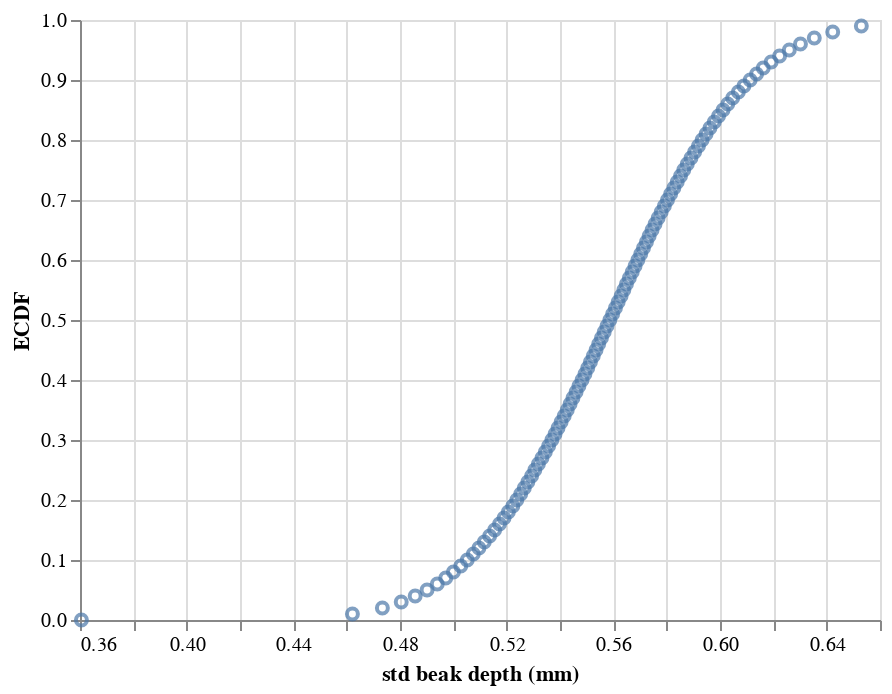

Notebook cell for this chart:
### Markdown cell above
## Bootstrap confidence interval of the standard deviation

We are not limited to computing bootstrap confidence intervals of the mean. We could compute bootstrap confidence intervals of any statistic, like the median, standard deviation, the standard deviation by the mean (coefficient of variation), whatever we like. Computing the confidence interval for the standard deviation is the same procedure as we have done; we just put `np.std` in for `np.mean`.

### Code cell
# Compute replicates
bs_reps_1975 = np.array([draw_bs_rep(bd_1975, func=np.std) for _ in range(n_reps)])
    
# Compute confidence interval
conf_int_1975 = np.percentile(bs_reps_1975, [2.5, 97.5])
print(conf_int_1975)

# Compute ECDF
x, y = bootcamp_utils.ecdf_vals(bs_reps_1975)

# Thinned set for plotting
df_ecdf = pd.DataFrame(data={'std beak depth (mm)': x[::1000],
                             'ECDF': y[::1000]})

# Make the plot
alt.Chart(df_ecdf
    ).mark_point(
    ).encode(
        x=alt.X('std beak depth (mm):Q', scale=alt.Scale(zero=False)),
        y='ECDF:Q')

### Figure 1 — Vega-Lite specification as saved in the notebook (floating-point values rounded to 4 significant figures)
{"$schema": "https://vega.github.io/schema/vega-lite/v2.4.3.json", "config": {"view": {"height": 300, "width": 400}}, "data": {"values": [{"ECDF": 1e-05, "std beak depth (mm)": 0.3605}, {"ECDF": 0.01001, "std beak depth (mm)": 0.4622}, {"ECDF": 0.02001, "std beak depth (mm)": 0.4734}, {"ECDF": 0.03001, "std beak depth (mm)": 0.4805}, {"ECDF": 0.04001, "std beak depth (mm)": 0.4857}, {"ECDF": 0.05001, "std beak depth (mm)": 0.4901}, {"ECDF": 0.06001, "std beak depth (mm)": 0.494}, {"ECDF": 0.07001, "std beak depth (mm)": 0.4972}, {"ECDF": 0.08001, "std beak depth (mm)": 0.5}, {"ECDF": 0.09001, "std beak depth (mm)": 0.5028}, {"ECDF": 0.1, "std beak depth (mm)": 0.5052}, {"ECDF": 0.11, "std beak depth (mm)": 0.5075}, {"ECDF": 0.12, "std beak depth (mm)": 0.5096}, {"ECDF": 0.13, "std beak depth (mm)": 0.5116}, {"ECDF": 0.14, "std beak depth (mm)": 0.5136}, {"ECDF": 0.15, "std beak depth (mm)": 0.5155}, {"ECDF": 0.16, "std beak depth (mm)": 0.5173}, {"ECDF": 0.17, "std beak depth (mm)": 0.519}, {"ECDF": 0.18, "std beak depth (mm)": 0.5206}, {"ECDF": 0.19, "std beak depth (mm)": 0.5223}, {"ECDF": 0.2, "std beak depth (mm)": 0.5238}, {"ECDF": 0.21, "std beak depth (mm)": 0.5253}, {"ECDF": 0.22, "std beak depth (mm)": 0.5266}, {"ECDF": 0.23, "std beak depth (mm)": 0.5279}, {"ECDF": 0.24, "std beak depth (mm)": 0.5293}, {"ECDF": 0.25, "std beak depth (mm)": 0.5306}, {"ECDF": 0.26, "std beak depth (mm)": 0.5319}, {"ECDF": 0.27, "std beak depth (mm)": 0.5332}, {"ECDF": 0.28, "std beak depth (mm)": 0.5345}, {"ECDF": 0.29, "std beak depth (mm)": 0.5357}, {"ECDF": 0.3, "std beak depth (mm)": 0.5369}, {"ECDF": 0.31, "std beak depth (mm)": 0.5381}, {"ECDF": 0.32, "std beak depth (mm)": 0.5393}, {"ECDF": 0.33, "std beak depth (mm)": 0.5404}, {"ECDF": 0.34, "std beak depth (mm)": 0.5416}, {"ECDF": 0.35, "std beak depth (mm)": 0.5427}, {"ECDF": 0.36, "std beak depth (mm)": 0.5438}, {"ECDF": 0.37, "std beak depth (mm)": 0.5449}, {"ECDF": 0.38, "std beak depth (mm)": 0.546}, {"ECDF": 0.39, "std beak depth (mm)": 0.5471}, {"ECDF": 0.4, "std beak depth (mm)": 0.5483}, {"ECDF": 0.41, "std beak depth (mm)": 0.5493}, {"ECDF": 0.42, "std beak depth (mm)": 0.5504}, {"ECDF": 0.43, "std beak depth (mm)": 0.5514}, {"ECDF": 0.44, "std beak depth (mm)": 0.5525}, {"ECDF": 0.45, "std beak depth (mm)": 0.5535}, {"ECDF": 0.46, "std beak depth (mm)": 0.5545}, {"ECDF": 0.47, "std beak depth (mm)": 0.5555}, {"ECDF": 0.48, "std beak depth (mm)": 0.5566}, {"ECDF": 0.49, "std beak depth (mm)": 0.5576}, {"ECDF": 0.5, "std beak depth (mm)": 0.5587}, {"ECDF": 0.51, "std beak depth (mm)": 0.5597}, {"ECDF": 0.52, "std beak depth (mm)": 0.5608}, {"ECDF": 0.53, "std beak depth (mm)": 0.5618}, {"ECDF": 0.54, "std beak depth (mm)": 0.5629}, {"ECDF": 0.55, "std beak depth (mm)": 0.5639}, {"ECDF": 0.56, "std beak depth (mm)": 0.5649}, {"ECDF": 0.57, "std beak depth (mm)": 0.566}, {"ECDF": 0.58, "std beak depth (mm)": 0.5671}, {"ECDF": 0.59, "std beak depth (mm)": 0.5682}, {"ECDF": 0.6, "std beak depth (mm)": 0.5692}, {"ECDF": 0.61, "std beak depth (mm)": 0.5703}, {"ECDF": 0.62, "std beak depth (mm)": 0.5713}, {"ECDF": 0.63, "std beak depth (mm)": 0.5724}, {"ECDF": 0.64, "std beak depth (mm)": 0.5734}, {"ECDF": 0.65, "std beak depth (mm)": 0.5745}, {"ECDF": 0.66, "std beak depth (mm)": 0.5756}, {"ECDF": 0.67, "std beak depth (mm)": 0.5768}, {"ECDF": 0.68, "std beak depth (mm)": 0.5779}, {"ECDF": 0.69, "std beak depth (mm)": 0.5791}, {"ECDF": 0.7, "std beak depth (mm)": 0.5803}, {"ECDF": 0.71, "std beak depth (mm)": 0.5815}, {"ECDF": 0.72, "std beak depth (mm)": 0.5827}, {"ECDF": 0.73, "std beak depth (mm)": 0.584}, {"ECDF": 0.74, "std beak depth (mm)": 0.5852}, {"ECDF": 0.75, "std beak depth (mm)": 0.5864}, {"ECDF": 0.76, "std beak depth (mm)": 0.5877}, {"ECDF": 0.77, "std beak depth (mm)": 0.5891}, {"ECDF": 0.78, "std beak depth (mm)": 0.5905}, {"ECDF": 0.79, "std beak depth (mm)": 0.5919}, {"ECDF": 0.8, "std beak depth (mm)": 0.5933}, {"ECDF": 0.81, "std beak depth (mm)": 0.5948}, {"ECDF": 0.82, "std beak depth (mm)": 0.5962}, {"ECDF": 0.83, "std beak depth (mm)": 0.5978}, {"ECDF": 0.84, "std beak depth (mm)": 0.5995}, {"ECDF": 0.85, "std beak depth (mm)": 0.6011}, {"ECDF": 0.86, "std beak depth (mm)": 0.6029}, {"ECDF": 0.87, "std beak depth (mm)": 0.6047}, {"ECDF": 0.88, "std beak depth (mm)": 0.6069}, {"ECDF": 0.89, "std beak depth (mm)": 0.609}, {"ECDF": 0.9, "std beak depth (mm)": 0.6113}, {"ECDF": 0.91, "std beak depth (mm)": 0.6137}, {"ECDF": 0.92, "std beak depth (mm)": 0.6162}, {"ECDF": 0.93, "std beak depth (mm)": 0.6192}, {"ECDF": 0.94, "std beak depth (mm)": 0.6223}, {"ECDF": 0.95, "std beak depth (mm)": 0.626}, {"ECDF": 0.96, "std beak depth (mm)": 0.6302}, {"ECDF": 0.97, "std beak depth (mm)": 0.6354}, {"ECDF": 0.98, "std beak depth (mm)": 0.6423}, {"ECDF": 0.99, "std beak depth (mm)": 0.653}]}, "encoding": {"x": {"field": "std beak depth (mm)", "scale": {"zero": false}, "type": "quantitative"}, "y": {"field": "ECDF", "type": "quantitative"}}, "mark": "point"}
